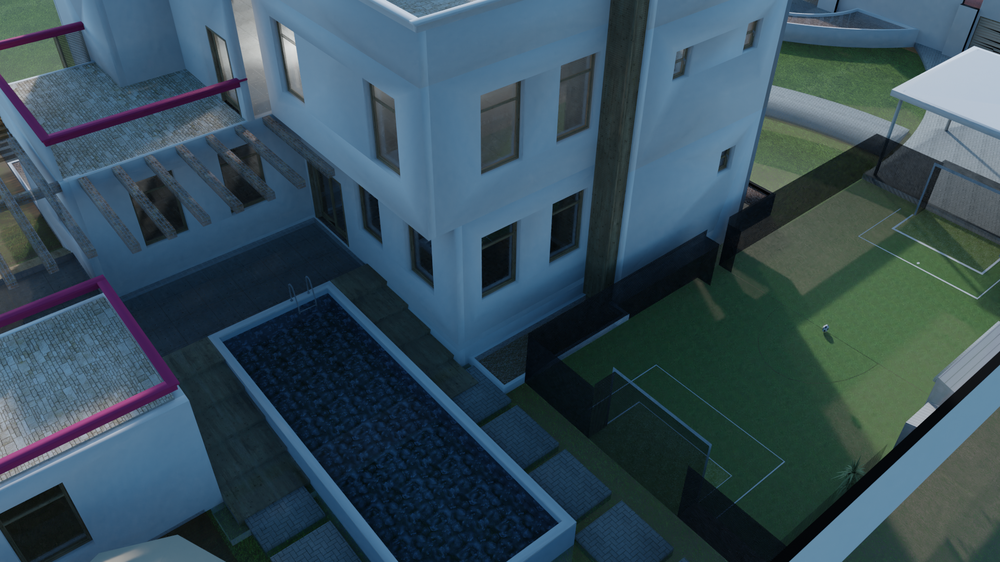
#> input picture COMP70058 Data/Frame1.png, 1000 x 562 px, shrunk from 1920 x 1080 before the run
$ jupyter execute cw.ipynb
#> lines starting #> are read from the running program, lines starting #| are printed output that depends on the picture
[cell 1]
import cv2
import matplotlib.pyplot as plt
import numpy as np
from operator import itemgetter

im1 = cv2.imread('./Frame1.png', 0)
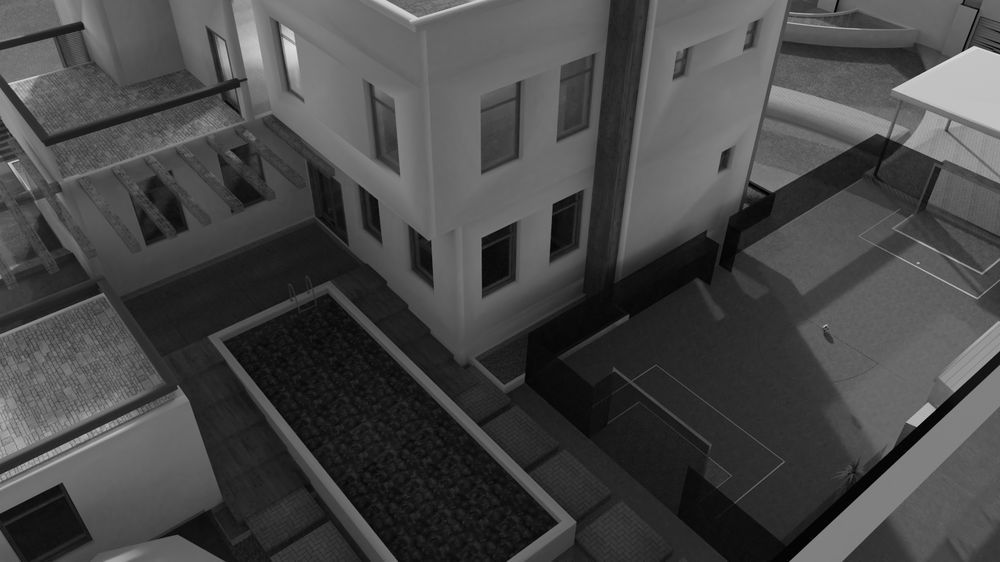
#> im1: shape (562, 1000); min 0, max 225, mean 71.2
im2 = cv2.imread('./Frame2.png', 0)
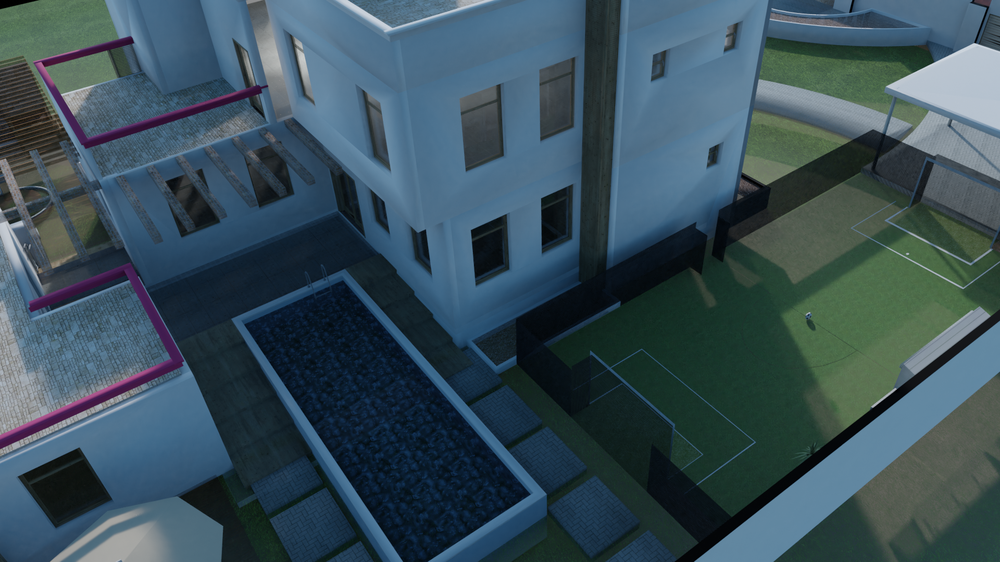
#> input picture COMP70058 Data/Frame2.png, 1000 x 562 px, shrunk from 1920 x 1080 before the run
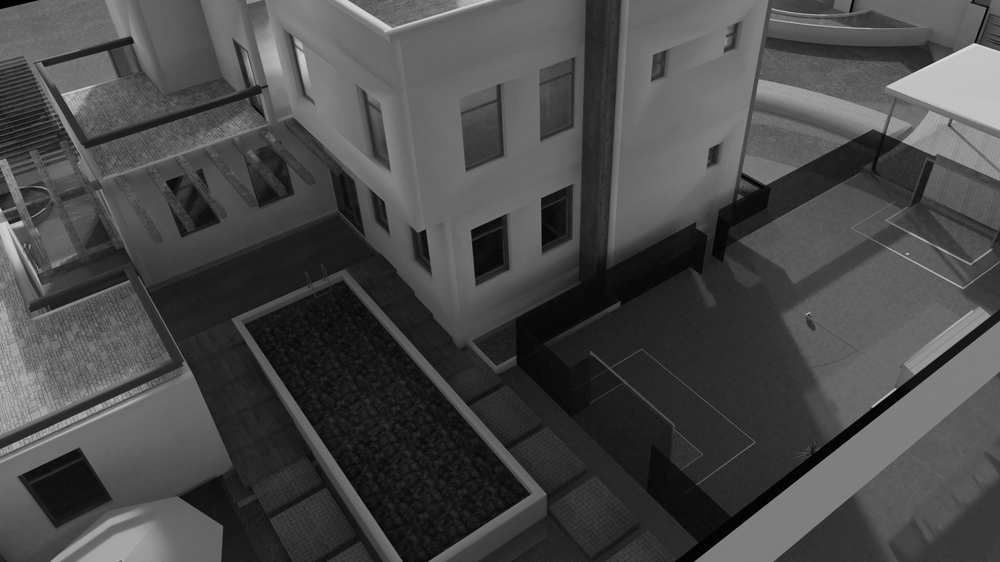
#> im2: shape (562, 1000); min 0, max 221, mean 73.2
f, axs = plt.subplots(1,2,figsize=(15,15))
axs[0].imshow(im1, cmap='gray')
axs[0].axis('off')

axs[1].imshow(im2, cmap='gray')
axs[1].axis('off')
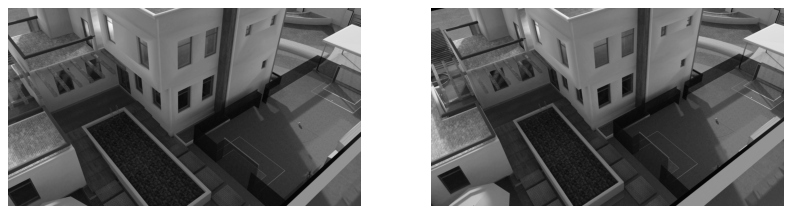
#> figure drawn by matplotlib, 2 panels

[cell 2]
# Initiate ORB detector
orb = cv2.ORB_create()

# detect the key points and corresponding feature descriptor
kp_1, des_1 = orb.detectAndCompute(im1, None)
#> kp_1 = 500 keypoints; strongest (x, y, size): (934, 409, 31), (916, 426, 31), (914, 425, 44.6), (932, 409, 37.2)
kp_2, des_2 = orb.detectAndCompute(im2, None)
#> kp_2 = 500 keypoints; strongest (x, y, size): (63, 94, 31), (43, 62, 37.2), (130, 37, 37.2), (42, 62, 31)

# draw the key points
im1_keypoints = cv2.drawKeypoints(im1, kp_1, None, [0, 255, 0], flags=0)
im2_keypoints = cv2.drawKeypoints(im2, kp_2, None, [0, 255, 0], flags=0)


f, axs = plt.subplots(1,2,figsize=(15,15))
axs[0].imshow(im1_keypoints)
axs[0].axis('off')

axs[1].imshow(im2_keypoints)
axs[1].axis('off')

[cell 3]
bf = cv2.BFMatcher(cv2.NORM_HAMMING, crossCheck=True)
matches = bf.match(des_1, des_2)
#> matches = 238 matches

# Sort them in the order of their distance.
matches = sorted(matches, key = lambda x:x.distance)
print(matches[0])
#> (printed output is left out)
# Draw all matches.

img3 = cv2.drawMatches(im1, kp_1, im2, kp_2, matches[:50], None)
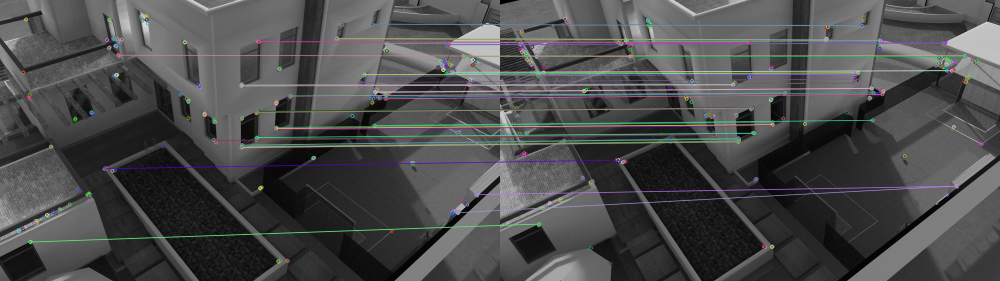
#> img3: shape (562, 2000, 3) (shown at 1/2 size); mean of channels 0, 1, 2 76, 75.9, 75.4; drawn as B, G, R

plt.imshow(img3),plt.show()

[cell 4]
plt.imshow(im1+im2)
plt.plot([k.pt[0] for k in kp_1],[k.pt[1] for k in kp_1],'o')
plt.plot([k.pt[0] for k in kp_2],[k.pt[1] for k in kp_2],'o')
for match in matches[:50]:
    img1_idx = match.queryIdx
    img2_idx = match.trainIdx
    # print(kp_1[img1_idx].pt,kp_2[img2_idx].pt)
    plt.plot((kp_1[img1_idx].pt[0],kp_2[img2_idx].pt[0]),(kp_1[img1_idx].pt[1],kp_2[img2_idx].pt[1]),linewidth=1,color='black')
#> this loop made 50 passes
#> (img1_idx, img2_idx) on passes 1 to 12: (192, 183), (311, 274), (184, 175), (62, 87), (434, 442), (258, 253), (273, 250), (338, 342), (305, 292), (475, 478), (139, 94), (275, 224)
plt.axis('off')
#> Out = (-0.5, 999.5, 561.5, -0.5)
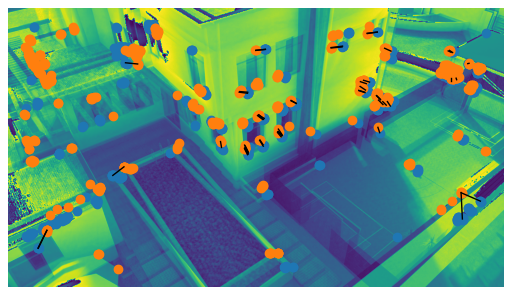
#> figure drawn by matplotlib, 1 panel

[cell 5]
pts1 = np.array([k.pt for k in kp_1])
#> pts1 = 500 pairs, first value 36 to 963, second value 31 to 523
pts2 = np.array([k.pt for k in kp_2])
#> pts2 = 500 pairs, first value 31 to 963, second value 35 to 526

fundamental_matrix, inliers = cv2.findFundamentalMat(pts1, pts2, cv2.FM_8POINT)
#> fundamental_matrix = [[2.5e-07, 3.67e-07, -0.000252], [2.37e-06, 1.75e-05, -0.00503], [-0.000523, -0.00328, 1]]; inliers = 500 values from 1 to 1

[cell 6]
fundamental_matrix
#> Out has the same summary as fundamental_matrix

[cell 7]
min(inliers)
#> Out = [1]

[cell 8]
from copy import deepcopy


p1 = np.ones((len(pts1),3))
#> p1 = 500 rows, first 8: [1, 1, 1], [1, 1, 1], [1, 1, 1], [1, 1, 1], [1, 1, 1], [1, 1, 1], [1, 1, 1], [1, 1, 1]
p2 = np.ones((len(pts1),3))
#> p2 has the same summary as p1
p1[:,:2] = pts1
p2[:,:2] = pts2
F = deepcopy(fundamental_matrix)
#> F has the same summary as fundamental_matrix
p2.dot(F).dot(p1.T)
